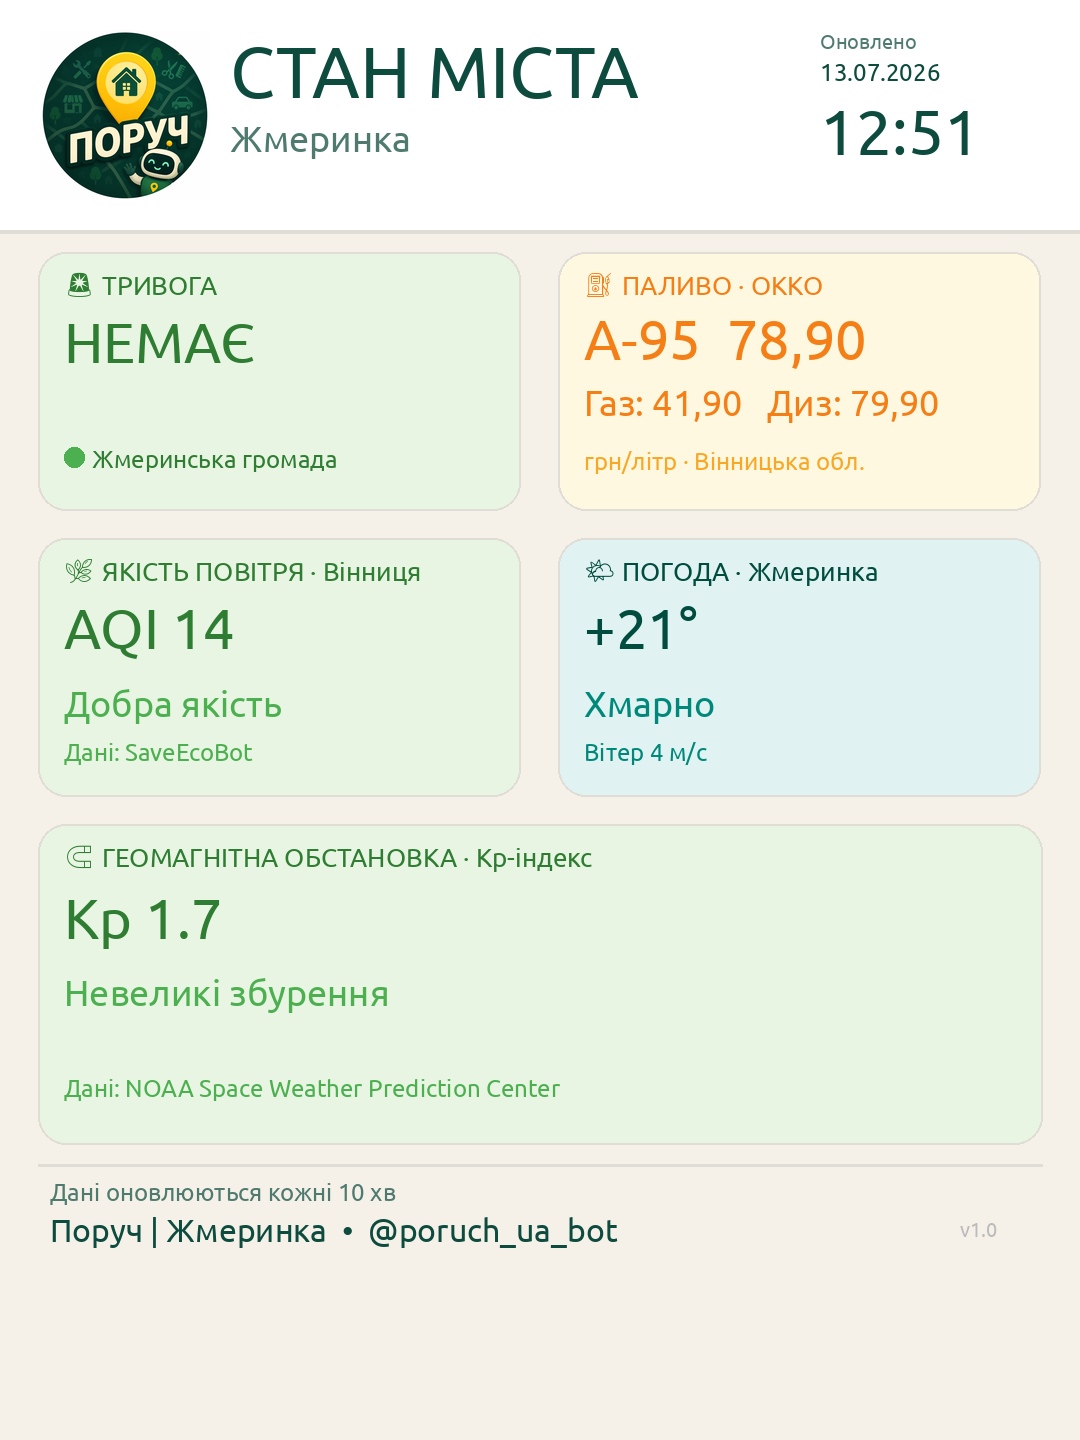

Reproduce this figure in Python.
import os
import requests
from PIL import Image, ImageDraw, ImageFont
from datetime import datetime, timedelta

# ============================================
# НАСТРОЙКИ
# ============================================

WIDTH  = 1080
HEIGHT = 1440

BG      = "#F5F1E8"
WHITE   = "#FFFFFF"
BORDER  = "#E0DDD6"
TEXT    = "#0D4B3E"
SUBTEXT = "#4F7A6F"

C_GREEN  = {"bg": "#E8F5E2", "accent": "#4CAF50", "dark": "#2E7D32"}
C_RED    = {"bg": "#FDECEA", "accent": "#E53935", "dark": "#B71C1C"}
C_ORANGE = {"bg": "#FFF3E0", "accent": "#FB8C00", "dark": "#E65100"}
C_BLUE   = {"bg": "#E3F0FB", "accent": "#1E88E5", "dark": "#1565C0"}
C_YELLOW = {"bg": "#FFF8E1", "accent": "#F9A825", "dark": "#F57F17"}
C_TEAL   = {"bg": "#E0F2F1", "accent": "#00897B", "dark": "#004D40"}
C_PURPLE = {"bg": "#F3E5F5", "accent": "#8E24AA", "dark": "#6A1B9A"}

# ============================================
# ДАНІ
# ============================================

def get_alert():
    try:
        url = "https://siren.pp.ua/api/v3/alerts"
        data = requests.get(url, timeout=5).json()
        zhmery = next((r for r in data if r.get("regionId") == "180"), None)
        active = zhmery and bool(zhmery.get("activeAlerts"))
        print(f"Alert: {'ТРИВОГА' if active else 'Тихо'}")
        return {"active": bool(active)}
    except Exception as e:
        print("Alert error:", e)
        return {"active": False}


def get_fuel():
    try:
        from bs4 import BeautifulSoup
        url = "https://index.minfin.com.ua/ua/markets/fuel/tm/okko/"
        headers = {"User-Agent": "Mozilla/5.0"}
        html = requests.get(url, headers=headers, timeout=10).text
        soup = BeautifulSoup(html, "html.parser")

        # Шукаємо рядок Вінницька в таблиці ОККО
        row = soup.find("a", string="Вінницька")
        if row:
            cells = row.find_parent("tr").find_all("td")
            print("Fuel cells:", [c.text.strip() for c in cells])
            a95p   = cells[1].text.strip() if len(cells) > 1 else "—"  # А-95+
            a95    = cells[2].text.strip() if len(cells) > 2 else "—"  # А-95
            diesel = cells[4].text.strip() if len(cells) > 4 else "—"  # ДП
            gas    = cells[5].text.strip() if len(cells) > 5 else "—"  # Газ
        else:
            a95p = a95 = diesel = gas = "—"

        print(f"Fuel ОККО: A95={a95}, Diesel={diesel}, Gas={gas}")
        return {"a95": a95, "a95p": a95p, "diesel": diesel, "gas": gas}
    except Exception as e:
        print("Fuel error:", e)
        return {"a95": "—", "a95p": "—", "diesel": "—", "gas": "—"}


def get_air():
    try:
        url = "https://www.saveecobot.com/city/vinnytsia.json"
        headers = {"User-Agent": "Mozilla/5.0"}
        data = requests.get(url, headers=headers, timeout=10).json()
        aqi = int(data["aqi"])

        if aqi <= 50:    status = "Добра якість"
        elif aqi <= 100: status = "Помірна якість"
        elif aqi <= 150: status = "Шкідливо для чутливих"
        elif aqi <= 200: status = "Шкідливий рівень"
        elif aqi <= 300: status = "Дуже шкідливо"
        else:            status = "Небезпечно"

        print(f"Air (Вінниця): AQI={aqi}, {status}")
        return {"aqi": aqi, "status": status}
    except Exception as e:
        print("Air error:", e)
        return {"aqi": "—", "status": "Помилка"}


def get_weather():
    try:
        # Координати Жмеринки
        url = (
            "https://api.open-meteo.com/v1/forecast"
            "?latitude=49.0356&longitude=28.1138"
            "&current=temperature_2m,weathercode,windspeed_10m"
            "&windspeed_unit=ms"
        )
        data = requests.get(url, timeout=5).json()
        temp = round(data["current"]["temperature_2m"])
        code = data["current"]["weathercode"]
        wind = round(data["current"]["windspeed_10m"])

        def wmo_desc(c):
            if c == 0:            return "Ясно"
            elif c <= 2:          return "Малохмарно"
            elif c == 3:          return "Хмарно"
            elif c <= 49:         return "Туман"
            elif c <= 57:         return "Мряка"
            elif c <= 67:         return "Дощ"
            elif c <= 77:         return "Сніг"
            elif c <= 82:         return "Злива"
            elif c <= 99:         return "Гроза"
            return "—"

        desc = wmo_desc(code)
        print(f"Weather: {temp}°, {desc}, вітер {wind} м/с")
        return {"temp": temp, "desc": desc, "wind": wind}
    except Exception as e:
        print("Weather error:", e)
        return {"temp": "—", "desc": "Помилка", "wind": 0}


def get_geomagnetic():
    try:
        url = "https://services.swpc.noaa.gov/products/noaa-planetary-k-index.json"
        data = requests.get(url, timeout=5).json()

        # Останній запис — поточний Kp
        # Формат: [time, Kp, ...]
        last = data[-1]
        kp = float(last[1])
        kp_int = int(kp)

        if kp < 4:
            status = "Спокійно"
            theme = C_GREEN
        elif kp < 5:
            status = "Підвищена активність"
            theme = C_YELLOW
        elif kp < 6:
            status = "Буря G1"
            theme = C_ORANGE
        elif kp < 7:
            status = "Буря G2"
            theme = C_ORANGE
        elif kp < 8:
            status = "Буря G3"
            theme = C_RED
        elif kp < 9:
            status = "Буря G4"
            theme = C_RED
        else:
            status = "Буря G5 (екстремальна)"
            theme = C_RED

        print(f"Geomagnetic: Kp={kp}, {status}")
        return {"kp": f"{kp:.1f}", "status": status, "theme": theme}
    except Exception as e:
        print("Geomagnetic error:", e)
        return {"kp": "—", "status": "Помилка", "theme": C_TEAL}


# ============================================
# ШРИФТИ
# ============================================

FONT_PATH  = "Ubuntu-Bold.ttf"
EMOJI_PATH = "NotoEmoji-Bold.ttf"

try:
    f_header = ImageFont.truetype(FONT_PATH, 72)
    f_sub    = ImageFont.truetype(FONT_PATH, 36)
    f_label  = ImageFont.truetype(FONT_PATH, 26)
    f_big    = ImageFont.truetype(FONT_PATH, 56)
    f_medium = ImageFont.truetype(FONT_PATH, 36)
    f_small  = ImageFont.truetype(FONT_PATH, 24)
    f_tiny   = ImageFont.truetype(FONT_PATH, 20)
    f_footer = ImageFont.truetype(FONT_PATH, 32)
    f_time   = ImageFont.truetype(FONT_PATH, 64)
except:
    f_header = f_sub = f_label = f_big = f_medium = f_small = f_tiny = f_footer = f_time = ImageFont.load_default()

try:
    f_emoji_label = ImageFont.truetype(EMOJI_PATH, 24)
    has_emoji = True
except:
    has_emoji = False

# ============================================
# CANVAS
# ============================================

img  = Image.new("RGB", (WIDTH, HEIGHT), BG)
draw = ImageDraw.Draw(img)

# ============================================
# ХЕДЕР
# ============================================

HEADER_H = 230
draw.rectangle([0, 0, WIDTH, HEADER_H], fill=WHITE)

try:
    logo = Image.open("logo.png").convert("RGBA")
    logo = logo.resize((170, 170), Image.LANCZOS)
    img.paste(logo, (40, 30), logo)
    tx = 230
except:
    tx = 50

now = datetime.utcnow() + timedelta(hours=3)
draw.text((tx, 30),  "СТАН МІСТА",  fill=TEXT,    font=f_header)
draw.text((tx, 118), "Жмеринка",    fill=SUBTEXT, font=f_sub)

draw.text((820, 30),  "Оновлено",               fill=SUBTEXT, font=f_tiny)
draw.text((820, 58),  now.strftime("%d.%m.%Y"), fill=TEXT,    font=f_small)
draw.text((820, 95),  now.strftime("%H:%M"),    fill=TEXT,    font=f_time)

draw.rectangle([0, HEADER_H, WIDTH, HEADER_H+3], fill=BORDER)

# ============================================
# ДОПОМІЖНІ ФУНКЦІЇ
# ============================================

L   = 38
R   = 558
TY  = HEADER_H + 22
S   = 286
CW  = 482
CH  = 258
PX  = 26
PY  = 18

def draw_card(x, y, w, h, theme):
    draw.rounded_rectangle([x, y, x+w, y+h], radius=28, fill=theme["bg"], outline=BORDER, width=2)

def draw_dot(x, y, color):
    draw.ellipse([x-10, y-10, x+10, y+10], fill=color)

def label_with_emoji(x, y, emoji, text, color):
    if has_emoji:
        draw.text((x, y), emoji, font=f_emoji_label, fill=color)
        ex = x + int(draw.textlength(emoji, font=f_emoji_label)) + 8
    else:
        ex = x
    draw.text((ex, y), text, fill=color, font=f_label)

def t_big(x, y, text, color):
    draw.text((x, y), text, fill=color, font=f_big)

def t_med(x, y, text, color):
    draw.text((x, y), text, fill=color, font=f_medium)

def t_small(x, y, text, color):
    draw.text((x, y), text, fill=color, font=f_small)

# ============================================
# ДАНІ
# ============================================

alert  = get_alert()
fuel   = get_fuel()
air    = get_air()
weather = get_weather()
geo    = get_geomagnetic()

# ============================================
# 1. ТРИВОГА
# ============================================

ta = C_RED if alert["active"] else C_GREEN
draw_card(L, TY, CW, CH, ta)
label_with_emoji(L+PX, TY+PY, "🚨", "ТРИВОГА", ta["dark"])
t_big(L+PX, TY+58, "ТРИВОГА" if alert["active"] else "НЕМАЄ", ta["dark"])
draw_dot(L+PX+10, TY+205, C_RED["accent"] if alert["active"] else C_GREEN["accent"])
t_small(L+PX+28, TY+193, "Жмеринська громада", ta["dark"])

# ============================================
# 2. ПАЛИВО ОККО
# ============================================

draw_card(R, TY, CW, CH, C_YELLOW)
label_with_emoji(R+PX, TY+PY, "⛽", "ПАЛИВО · ОККО", C_YELLOW["dark"])
t_big(R+PX, TY+55,   f"А-95  {fuel['a95']}", C_YELLOW["dark"])
t_med(R+PX, TY+130,  f"Газ: {fuel['gas']}   Диз: {fuel['diesel']}", C_YELLOW["dark"])
t_small(R+PX, TY+195, "грн/літр · Вінницька обл.", C_YELLOW["accent"])

# ============================================
# 3. ЯКІСТЬ ПОВІТРЯ
# ============================================

aqi_val = air["aqi"]
if isinstance(aqi_val, int):
    if aqi_val <= 40:   ta_air = C_GREEN
    elif aqi_val <= 80: ta_air = C_ORANGE
    else:               ta_air = C_RED
else:
    ta_air = C_TEAL

draw_card(L, TY+S, CW, CH, ta_air)
label_with_emoji(L+PX, TY+S+PY, "🌿", "ЯКІСТЬ ПОВІТРЯ · Вінниця", ta_air["dark"])
t_big(L+PX, TY+S+58,  f"AQI {aqi_val}", ta_air["dark"])
t_med(L+PX, TY+S+145, air["status"],    ta_air["accent"])
t_small(L+PX, TY+S+200, "Дані: SaveEcoBot", ta_air["accent"])

# ============================================
# 4. ПОГОДА
# ============================================

draw_card(R, TY+S, CW, CH, C_TEAL)
label_with_emoji(R+PX, TY+S+PY, "🌤", "ПОГОДА · Жмеринка", C_TEAL["dark"])
t_big(R+PX, TY+S+58,  f"+{weather['temp']}°", C_TEAL["dark"])
t_med(R+PX, TY+S+145, weather["desc"],         C_TEAL["accent"])
if weather["wind"] > 0:
    t_small(R+PX, TY+S+200, f"Вітер {weather['wind']} м/с", C_TEAL["accent"])

# ============================================
# 5. ГЕОМАГНІТНА ОБСТАНОВКА (повна ширина)
# ============================================

GEO_Y = TY + S*2
GEO_H = 280
GEO_W = WIDTH - L*2
gt = geo["theme"]

draw_card(L, GEO_Y, GEO_W, GEO_H, gt)
label_with_emoji(L+PX, GEO_Y+PY, "🧲", "ГЕОМАГНІТНА ОБСТАНОВКА · Kp-індекс", gt["dark"])
t_big(L+PX, GEO_Y+62,  f"Kp {geo['kp']}", gt["dark"])
t_med(L+PX, GEO_Y+148, geo["status"],      gt["accent"])
t_small(L+PX, GEO_Y+210, "Дані: NOAA Space Weather Prediction Center", gt["accent"])

# ============================================
# ФУТЕР
# ============================================

fy = GEO_Y + GEO_H + 20
draw.rectangle([38, fy, WIDTH-38, fy+2], fill=BORDER)
t_small(50, fy+14, "Дані оновлюються кожні 10 хв", SUBTEXT)
draw.text((50, fy+48), "Поруч | Жмеринка  •  @poruch_ua_bot", fill=TEXT, font=f_footer)
draw.text((960, fy+54), "v1.0", fill="#BBBBBB", font=f_tiny)

# ============================================
# SAVE
# ============================================

img.save("zhmerynka.png", optimize=True, compress_level=9)
print("DONE")
ENDOFFILE
Output

exit code 0
